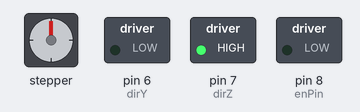
A sketch run on a simulated Arduino Uno, built with avr-gcc and run on an emulated ATmega328P. Shown: stepper motor, switched loads named in the sketch (green lamp = pin HIGH). Wiring (inferred from the names in the program): stepper motor (200 steps per turn assumed): coils pin 2, pin 4, pin 3, pin 5. Pins used as bus, display or sensor lines are not drawn.

Above: at 0.05 s.
Timing chart, 0 to 10.7 s (numbered marks = the images above):
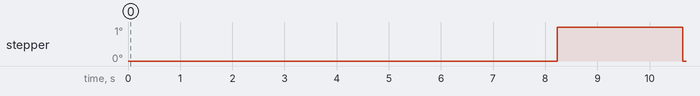

The sketch:

sketch_feb18b.ino
```cpp
// defines pins numbers

const int stepX = 2;
const int dirX = 5;

const int stepY = 3;
const int dirY = 6;

const int stepZ = 4;
const int dirZ = 7;

const int enPin = 8;

const int loopCtr = 200 * 6;

const int min_motor_delay = 400;
const int motor_delay = 1000;

void setup() {
  // Sets the two pins as Outputs
  pinMode(stepX, OUTPUT);
  pinMode(dirX, OUTPUT);

  pinMode(stepY, OUTPUT);
  pinMode(dirY, OUTPUT);

  pinMode(stepZ, OUTPUT);
  pinMode(dirZ, OUTPUT);

  pinMode(enPin, OUTPUT);
  digitalWrite(enPin, LOW);

  digitalWrite(dirX, HIGH);
  digitalWrite(dirY, LOW);

  digitalWrite(dirZ, HIGH);
}

void loop() {

  // Enables the motor to move in a particular direction
  // Makes 200 pulses for making one full cycle rotation
  for (int x = 0; x < loopCtr; x++) {
    rotate(stepX,motor_delay);
  }
  // delay(1000);  // One second delay


  for (int x = 0; x < loopCtr; x++) {
    rotate(stepY,motor_delay);
  }

  // delay(1000);  // One second delay

  for (int x = 0; x < loopCtr; x++) {
    rotate(stepZ,motor_delay);
  }

  delay(1000);  // One second delay
}

void rotate(int motor,int t_delay){
    digitalWrite(motor, HIGH);
    delayMicroseconds(t_delay);
    digitalWrite(motor, LOW);
    delayMicroseconds(t_delay);
}
```

Measured:
- by itself, stepper: alternates 1° for 2.4 s and 0° for 5.8 s
